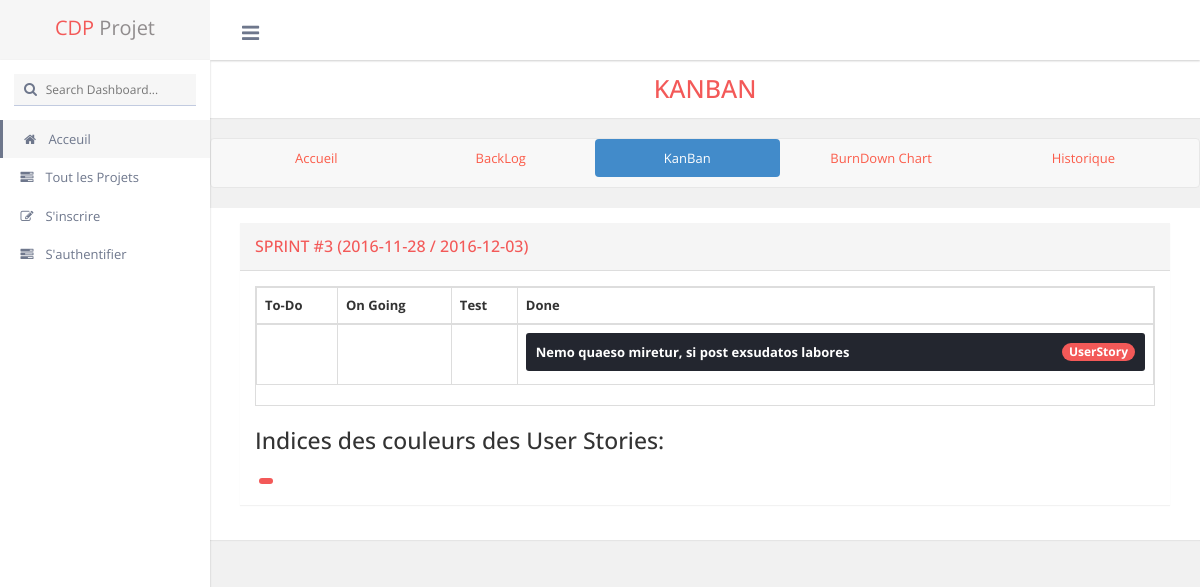
The app's page /kanBan.php?id=2 with its own data.
### tables this page shows
CREATE TABLE Sprint (
	id INT UNSIGNED NOT NULL AUTO_INCREMENT,
	id_project INT UNSIGNED NOT NULL,
	start_date DATE NOT NULL,
	end_date DATE NOT NULL,
	PRIMARY KEY (id),
	FOREIGN KEY (id_project) REFERENCES Project(id));

CREATE TABLE Task (
	id INT UNSIGNED NOT NULL AUTO_INCREMENT,
	id_sprint INT UNSIGNED NOT NULL,
	id_us INT UNSIGNED NULL,
	id_user INT UNSIGNED NULL,
	description TEXT NOT NULL,
	state VARCHAR(20) NOT NULL,
	PRIMARY KEY (id),
	FOREIGN KEY (id_sprint) REFERENCES Sprint(id),
	FOREIGN KEY (id_us) REFERENCES UserStory(id),
	FOREIGN KEY (id_user) REFERENCES User(id));

### Web/database.php (called while the page is built, shortened)
<?php
function get_project($mysql, $id_project){
	$rqt = "SELECT * FROM Project WHERE id=? ;";
	$stmt = $mysql->prepare($rqt);
	$stmt->bind_param("i", $id_project);
	$stmt->execute();
	$result = $stmt->get_result();
	return $result;
}
function get_us_Byid($mysql, $id_project,$id){
	$rqt = "SELECT *
			FROM UserStory
			WHERE id_project=? AND id=?
			ORDER BY id;";
	$stmt = $mysql->prepare($rqt);
	$stmt->bind_param("ii", $id_project,$id);
	$stmt->execute();
	$result = $stmt->get_result();
	return $result;
}
function get_currents_sprints ($mysql, $id_project){
	$rqt = "SELECT *
			FROM Sprint
			WHERE id_project=? AND (start_date <= CURRENT_DATE AND end_date >= CURRENT_DATE)
			ORDER BY start_date;";
	$stmt = $mysql->prepare($rqt);
	$stmt->bind_param("i", $id_project);
	$stmt->execute();
	$result = $stmt->get_result();
	return $result;
}
function get_tasks ($mysql, $id_sprint){
	$rqt = "SELECT *
			FROM Task
			WHERE id_sprint=?
			ORDER BY id;";
	$stmt = $mysql->prepare($rqt);
	$stmt->bind_param("i", $id_sprint);
	$stmt->execute();
	$result = $stmt->get_result();
	return $result;
}
?>

### Web/kanBan.php (the view, shortened to what this page needs)
<?php
include("database.php");
if( !$_GET["id"] ) {
  echo '<META HTTP-EQUIV="Refresh" Content="0; URL=404.php">';
  exit();
}
else{
  $mysql = connect();
  $project = get_project($mysql,$_GET["id"]);
  if ($project->num_rows == 0 ){
   echo '<META HTTP-EQUIV="Refresh" Content="0; URL=404.php">';
   exit();
 }
 else{
   $project = $project->fetch_array(MYSQLI_ASSOC);
 }
}
?>
<!DOCTYPE html>
<html xmlns="http://www.w3.org/1999/xhtml">
<head>
    <link href="elements/css/font-awesome.css" rel="stylesheet" type="text/css" />
    <link href="elements/css/bootstrap.min.css" rel="stylesheet" type="text/css" />
    <link href="elements/css/animate.css" rel="stylesheet" type="text/css" />
    <link href="elements/css/admin.css" rel="stylesheet" type="text/css" />
    <link rel="stylesheet" type="text/css" href="https://cdn.datatables.net/r/bs-3.3.5/jq-2.1.4,dt-1.10.8/datatables.min.css"/>
  </head>
  <body class="light_theme  fixed_header left_nav_fixed">
    <div class="wrapper">
      <div class="header_bar">
        <div class="brand">
          <div class="logo" style="display:block"><span class="theme_color">CDP</span> Projet</div>
        </div>
        <div class="header_top_bar">
          <a href="javascript:void(0);" class="menutoggle"> <i class="fa fa-bars"></i> </a>
        </div>
      </div>
      <div class="inner">
        <div class="left_nav">
          <div class="search_bar"> <i class="fa fa-search"></i>
            <input type="text" class="search" placeholder="Search Dashboard..." />
          </div>
          <div class="left_nav_slidebar">
            <ul>
               <?php
              if (isset($_SESSION['pseudo']) && isset($_SESSION['password'])) {
                printf("<li> <a href=\"myprofil.php?id=%d\"> <i class=\"fa fa-home\"></i> Mon Profil </a></li>",$_SESSION['id']);
                printf("<li> <a href=\"createProject.php\"> <i class=\"fa fa-edit\"></i> Créer un projet </a></li>");
                printf("<li class=\"left_nav_active theme_border\"> <a href='projects.php'> <i class='fa fa-tasks'></i> Tout les Projets </a></li>");
                printf("<li> <a href=\"logout.php\"> <i class=\"fa fa-power-off\"></i> Se déconnecter </a></li>");
              }
              else{
			    printf("<li class=\"left_nav_active theme_border\"> <a href='index.php'> <i class='fa fa-home'></i> Acceuil </a></li>");
                printf("<li > <a href='projects.php'> <i class='fa fa-tasks'></i> Tout les Projets </a></li>");
                printf("<li> <a href=\"inscription.php\"> <i class=\"fa fa-edit\"></i> S'inscrire </a></li>");
                printf("<li> <a href=\"login.php\"> <i class=\"fa fa-tasks\"></i> S'authentifier </a></li>");
              }
              ?>
            </ul>
          </div>
        </div>
        <div class="contentpanel">
          <div class="row center">
           <div class="col-lg-12 ">
             <section class="panel default blue_title h2">
               <div class="panel-heading border">KanBan</div>
             </section>
           </div>
         </div>
         <nav class="navbar navbar-default" role="navigation">
          <div class="collapse navbar-collapse">
            <ul class="nav nav-pills nav-justified">
              <?php
              printf("<li><a href=\"project.php?id=%d\">Accueil</a></li>",$project["id"]);
              printf("<li><a href=\"backLog.php?id=%d\">BackLog</a></li>",$project["id"]);
              printf("<li class=\"active\"><a href=\"kanBan.php?id=%d\">KanBan</a></li>",$project["id"]);
              printf("<li><a href=\"burnDownChart.php?id=%d\">BurnDown Chart</a></li>",$project["id"]);
              printf("<li><a href=\"history.php?id=%d\">Historique</a></li>",$project["id"]);
              ?>
            </ul>
          </div>
        </nav>
        <div class="row">
         <div class="col-md-12">
           <section class="panel default blue_title h2">
            <div class="panel-body">
             <div class="container">
              <?php
                $kanbanKey = "";
                $all_sprints = get_sprints($mysql,$project["id"]);
                $tab = [];
                $num = 1;
                while ($row = $all_sprints->fetch_array(MYSQLI_ASSOC)){
                  $tab[$row["id"]] = $num++;
                }
                $sprints = get_currents_sprints($mysql,$project["id"]);
                $cols = ["To-Do","On Going","Test","Done"];
                $user_valid = isset($_SESSION['id']) && check_user_work_on_project($mysql,$_SESSION['id'],$project["id"]);
                while ($sprint = $sprints->fetch_array(MYSQLI_ASSOC)){
                  $tasks = get_tasks($mysql,$sprint["id"]);
                  printf("<div class = \"panel panel-default\">
                            <div class = \"panel-heading\">
                              <h3 class = \"panel-title\">Sprint #%d (%s / %s)</h3>
                          </div>",$tab[$sprint["id"]], $sprint["start_date"],$sprint["end_date"]);
                  printf("<div class = \"panel-body\">");
                  printf("<div class=\"table-bordered\">
                            <table id=\"tableDnD\" class=\"table table-bordered\">
                              <thread>
                                <tr>");
                                echo" <th>$cols[0]</th>";
                                   echo" <th>$cols[1]</th>";
                                   echo" <th>$cols[2]</th>";
                                   echo" <th>$cols[3]</th>";
                          printf("</tr>
                              </thread>
                              <tbody>");
                  while ($task = $tasks->fetch_array(MYSQLI_ASSOC)){
                    $userStory = get_us_Byid($mysql,$project["id"],$task["id_us"])->fetch_array(MYSQLI_ASSOC);
                    $kanbanKey = $kanbanKey."<div><span class=\"badge\" style=\"background:".$userStory['color'].";\">".$userStory['description']."<span></div>";
                    printf("<tr>");
                    foreach ($cols as $col){
						echo "<div id ='external-events'>";
						$id_task = $task["id"];
  					$user = get_user($mysql,$task["id_user"]);
						$user = $user->fetch_array(MYSQLI_ASSOC);
            $div = "<div class='external-event' id=\"".$id_task."\"".(($user_valid)?" ondragstart=\"drag(event)\" draggable=\"true\" >":">").$task["description"]."<span   style=\"background:".$userStory['color'].";\" class='badge pull-right'>UserStory</span><span class='badge pull-right'>".$user["login"]."</span></div>";
                      if ($col == $task["state"]){
                        printf("<th id=\"$col\" ondrop=\"drop(event)\" ondragover=\"allowDrop(event)\"  >%s</th>",$div);
					  }
                      else
                        printf("<th id=\"$col\" ondrop=\"drop(event)\" ondragover=\"allowDrop(event)\"  ></th>");
                    }
                    printf("</tr>");
                  }
                  printf("</tbody></table></div>");
                  printf("<br><div><h4>Indices des couleurs des User Stories:</h4>%s</div>",$kanbanKey);
                  printf("</div></div></div>");
                }
              ?>
            </div>
          </div>
      </div>
    </div>
  </div>
</div>
</body>
</html>

### Web/kanBan.php (style rules this page uses)
.navbar-collapse a { color: #FB5C4A }

### records on screen
sprint: id "3", start_date "2016-11-28", end_date "2016-12-03"
task: description "Nemo quaeso miretur, si post exsudatos labores"
